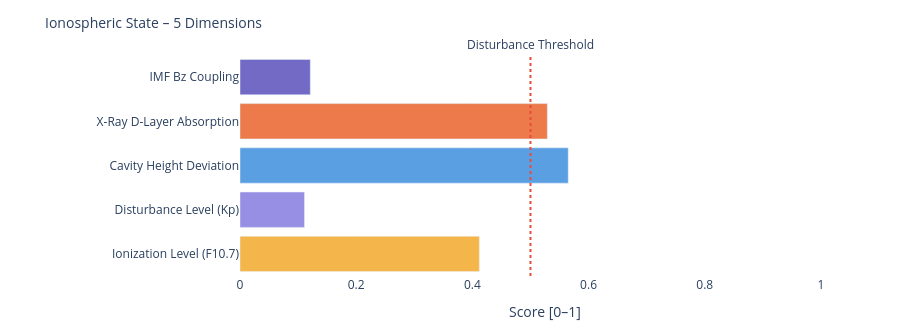

Notebook cell for this chart:
### Markdown cell above
---
### 📐 Systemic Insight: Geometric Cavity vs. Real Schumann Resonance

**Relevant for:** Layer 6 = delta analysis &nbsp;|&nbsp; Layer 7 = feature vector / system interpretation

A cavity height change from 80 km to 70 km shifts the **idealized geometric frequencies** only minimally:

| Modus | Aktuell | Referenz | Δ |
|-------|---------|----------|---|
| SR-1 | 10.4762 Hz | 10.4599 Hz | +16 mHz |
| SR-2 | 18.1452 Hz | 18.1171 Hz | +28 mHz |
| SR-3 | 25.6612 Hz | 25.6215 Hz | +40 mHz |
| SR-4 | 33.1285 Hz | 33.0772 Hz | +51 mHz |

The geometric effect is limited because 10 km is very small compared to Earth's radius (~6371 km).

**Consequence:** Real Schumann deviations are likely driven more strongly by **conductivity, damping, day/night structure, lightning distribution and source geometry** than by pure cavity height.

---

**Layer 6 compares:**
```
geometric Δ from Layer 4  vs.  observed Δ from real Schumann measurement data
```

**Layer 7 Feature:**
```
If real Δ >> geometric Δ  →  non-geometric factors dominant
```

### Code cell
# ============================================================
# IONOSPHERIC STATE – Summary gauge
# Five dimensions: ionization, disturbance, cavity height, X-Ray, Bz coupling
# ============================================================

def norm(v, lo, hi):
    if v is None: return None
    return round(max(0.0, min(1.0, (v - lo) / (hi - lo))), 3)

# Ionization level (F10.7 → F2-Layer)
ioniz = norm(f107_val, 60, 250)

# Disturbance level (Kp → E/F-Layer irregularities)
disturb = norm(kp_val, 0, 9)

# Cavity height deviation from reference (80 km)
h_dev = norm(abs(h_eff - 80), 0, 20)

# X-Ray ionization (D-Layer absorption)
xray_ioniz = None
if xray_now is not None:
    xray_ioniz = norm(math.log10(max(xray_now, 1e-9)) + 9, 0, 5)

# Bz coupling (southward Bz → stronger magnetosphere-ionosphere coupling)
bz_coupling = norm(-(bz_now or 0), -5, 30) if bz_now is not None else None

dims = [
    ('Ionization Level (F10.7)',    ioniz,      '#F2A623'),
    ('Disturbance Level (Kp)',      disturb,    '#7F77DD'),
    ('Cavity Height Deviation',     h_dev,      '#378ADD'),
    ('X-Ray D-Layer Absorption',    xray_ioniz, '#E85D24'),
    ('IMF Bz Coupling',             bz_coupling,'#534AB7'),
]

fig = go.Figure()
for name, val, col in dims:
    if val is not None:
        h = int(val * 20)
        bar = '█' * h + '░' * (20 - h)
        label = f'{name}:  {bar}  {val:.3f}'
    else:
        label = f'{name}:  {"─" * 20}  n/a'
    fig.add_trace(go.Bar(
        x=[val if val is not None else 0],
        y=[name],
        orientation='h',
        marker_color=col, opacity=0.82,
        showlegend=False
    ))

fig.add_vline(x=0.5, line_dash='dot', line_color='#e74c3c',
              annotation_text='Disturbance Threshold', annotation_position='top')
fig.update_layout(
    title=dict(text='Ionospheric State – 5 Dimensions', font=dict(size=14)),
    xaxis=dict(title='Score [0–1]', range=[0, 1.05]),
    height=330, plot_bgcolor='rgba(0,0,0,0)', paper_bgcolor='rgba(0,0,0,0)',
    margin=dict(l=240, r=50, t=55, b=40)
)
fig.show()

print(f'\nIonospheric state:')
for name, val, _ in dims:
    print(f'  {name:<35} {val:.3f}' if val is not None else f'  {name:<35} n/a')

### Figure 1 — Plotly figure (JSON) as saved in the notebook; plotly's stock layout.template omitted (floating-point values rounded to 4 significant figures)
{"data": [{"marker": {"color": "#F2A623"}, "opacity": 0.82, "orientation": "h", "showlegend": false, "type": "bar", "x": [0.412], "y": ["Ionization Level (F10.7)"]}, {"marker": {"color": "#7F77DD"}, "opacity": 0.82, "orientation": "h", "showlegend": false, "type": "bar", "x": [0.111], "y": ["Disturbance Level (Kp)"]}, {"marker": {"color": "#378ADD"}, "opacity": 0.82, "orientation": "h", "showlegend": false, "type": "bar", "x": [0.565], "y": ["Cavity Height Deviation"]}, {"marker": {"color": "#E85D24"}, "opacity": 0.82, "orientation": "h", "showlegend": false, "type": "bar", "x": [0.529], "y": ["X-Ray D-Layer Absorption"]}, {"marker": {"color": "#534AB7"}, "opacity": 0.82, "orientation": "h", "showlegend": false, "type": "bar", "x": [0.121], "y": ["IMF Bz Coupling"]}], "layout": {"annotations": [{"showarrow": false, "text": "Disturbance Threshold", "x": 0.5, "xanchor": "center", "xref": "x", "y": 1, "yanchor": "bottom", "yref": "y domain"}], "height": 330, "margin": {"b": 40, "l": 240, "r": 50, "t": 55}, "paper_bgcolor": "rgba(0,0,0,0)", "plot_bgcolor": "rgba(0,0,0,0)", "shapes": [{"line": {"color": "#e74c3c", "dash": "dot"}, "type": "line", "x0": 0.5, "x1": 0.5, "xref": "x", "y0": 0, "y1": 1, "yref": "y domain"}], "title": {"font": {"size": 14}, "text": "Ionospheric State – 5 Dimensions"}, "xaxis": {"range": [0, 1.05], "title": {"text": "Score [0–1]"}}}}
